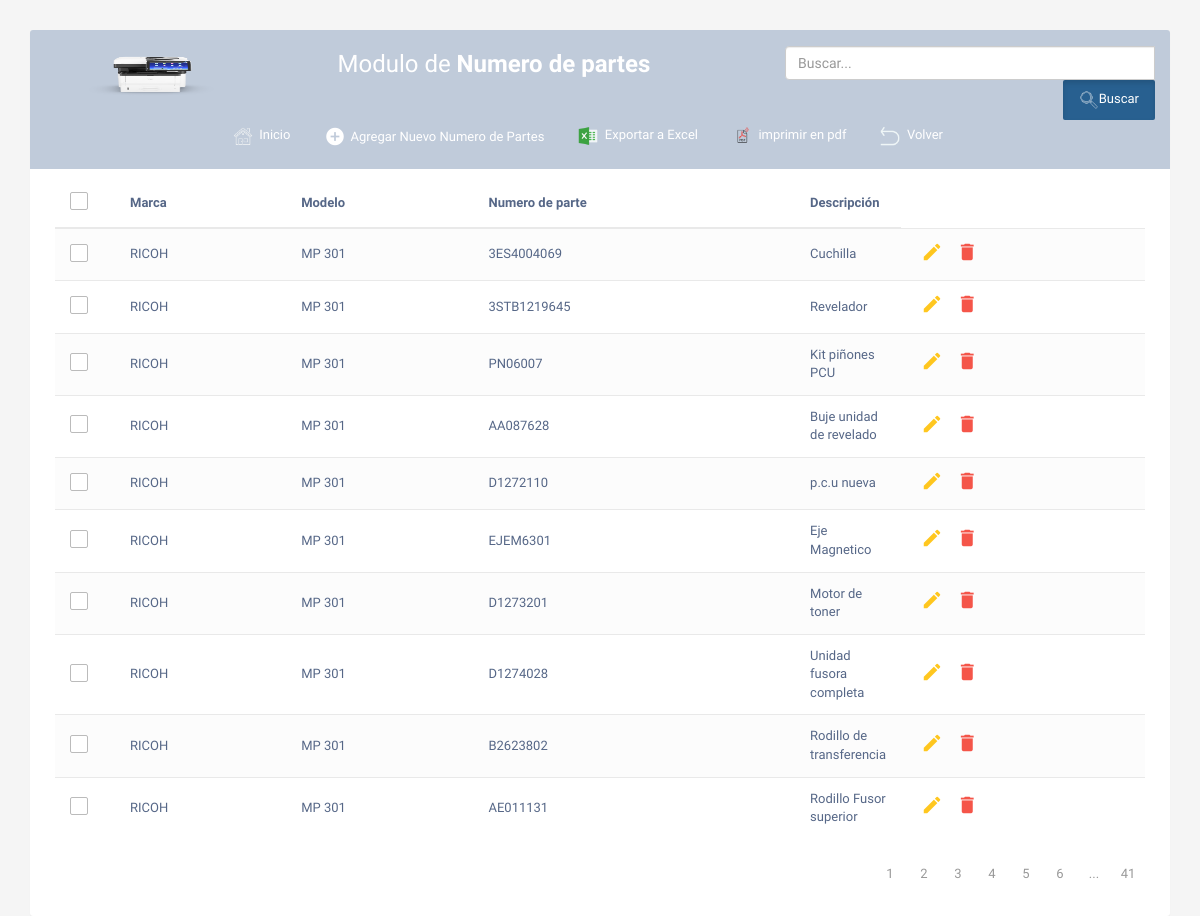
The app's page /numParte-list/ (signed in) with its own data.
### apptaller/models.py (models this page shows, shortened)
class NumParte(models.Model):
    marca = models.CharField(max_length=15)
    modelo = models.CharField(max_length=15)
    numero_parte = models.CharField(max_length=30)
    descripcion = models.CharField(max_length=50)

### apptaller/views.py (the view, shortened to what this page needs)
# urls.py: path('numParte-list/', login_required(views.numParteList), name='numParte-list'),
def numParteList(request):
    busqueda = request.GET.get("buscar")
    numParte_queryset = NumParte.objects.all()
    page = request.GET.get('page', 1)
    try:
        paginator = Paginator(numParte_queryset,10)
        numParte_queryset = paginator.page(page)
    except:
        raise Http404
    context = {'numparte' : numParte_queryset, 'paginator': paginator}
    return render(request, 'apptaller/numParte-list.html', context)

### apptaller/templates/apptaller/numParte-list.html (shortened to what this page needs)
<!DOCTYPE html>
<html lang="en">
<head>
<link rel="stylesheet" href="https://maxcdn.bootstrapcdn.com/font-awesome/4.7.0/css/font-awesome.min.css">
<link rel="stylesheet" href="https://maxcdn.bootstrapcdn.com/bootstrap/3.3.7/css/bootstrap.min.css">
  <body>
    <div class="container">
        <div class="table-wrapper">
            <div class="table-title">
                <div class="row">
                    <div class="col-sm-3">
                        <img class="logo" src="/apptaller/static/media/logo.png" class="rounded float-left" alt="logo">
                       </div>
                    <div class="col-sm-5">
						<h2>Modulo de <b>Numero de partes</b></h2>
					</div>
					<form action="" method="get">
						<div class="input-group col-md-4">
							<input type="text" class="form-control" placeholder="Buscar..." name="buscar">
							<span class="input-group-list">
								<button type="submit" class="btn btn-primary btn-lg active"><img class="icon" src="/apptaller/static/media/buscar3.png" alt="Taller">Buscar</button>
							</span>
						</div>
					</form>
					<div class="col-sm-10">
						<a href="/numParte-list/" class="btn btn-outline-success" role="button" aria-pressed="true"><img class="icon" src="/apptaller/static/media/4829864_arrow_back_left_icon.png" alt="Inicio">&nbsp;&nbsp;Volver</a>
						<a href="/pdf-clientes/" target="_blank" class="btn btn-outline-success" role="button" aria-pressed="true"><img class="icon" src="/apptaller/static/media/pdf.ico" alt="Inicio">&nbsp;&nbsp;imprimir en pdf</a>
						<a href="{% url 'reporte_excel_clientes' %}" class="btn btn-outline-success" role="button" aria-pressed="true"><img class="icon" src="/apptaller/static/media/excel.ico" alt="Inicio">&nbsp;&nbsp;Exportar a Excel</a>
						<a href="#addEmployeeModal" class="btn btn-outline-success" data-toggle="modal"><i class="material-icons">&#xE147;</i> <span>Agregar Nuevo Numero de Partes</span></a>
                        <a href="/" class="btn btn-outline-success" role="button" aria-pressed="true"><img class="icon" src="/apptaller/static/media/home.png" alt="Inicio">&nbsp;&nbsp;Inicio</a>
					</div>
                </div>
            </div>
            <table class="table table-striped table-hover">
                <thead>
                    <tr>
						<th>
							<span class="custom-checkbox">
								<label for="selectAll"></label>
							</span>
						</th>
                        <th>Marca</th>
                        <th>Modelo</th>
						<th>Numero de parte</th>
                        <th>Descripción</th>
                    </tr>
                </thead>
                <tbody>
				{% for i in numparte %}
                    <tr>
						<td>
							<span class="custom-checkbox">
								<label for="checkbox1"></label>
							</span>
						</td>
                        <td>{{i.marca}}</td>
                        <td>{{i.modelo}}</td>
                        <td>{{i.numero_parte}}</td>
                        <td>{{i.descripcion}}</td>
                        <td>
                            <a href="#editEmployeeModal-{{forloop.counter}}" class="edit" data-toggle="modal"><i class="material-icons" data-toggle="tooltip" title="Edit">&#xE254;</i></a>
                            <a href="#deleteEmployeeModal-{{forloop.counter}}" class="delete" data-toggle="modal"><i class="material-icons" data-toggle="tooltip" title="Delete">&#xE872;</i></a>
                        </td>
					</tr>
				{% endfor %}
                </tbody>
            </table>
			<div>{% include 'paginator.html' %}</div>
        </div>
    </div>
</body>
</html>

### apptaller/templates/apptaller/numParte-list.html (style rules this page uses)
body { color: #566787; background: #f5f5f5; font-family: 'Varela Round', sans-serif; font-size: 13px; }
.table-wrapper { background: #fff; padding: 20px 25px; margin: 30px 0; border-radius: 3px; box-shadow: 0 1px 1px rgba(0,0,0,.05); }
.table-title { padding-bottom: 15px; background: #c0cbda; color: #fff; padding: 16px 30px; margin: -20px -25px 10px; border-radius: 3px 3px 0 0; }
.table-title h2 { margin: 5px 0 0; font-size: 24px; }
.table-title .btn { color: #fff; float: right; font-size: 13px; border: none; min-width: 50px; border-radius: 2px; border: none; outline: none !important; margin-left: 10px; }
.table-title .btn i { float: left; font-size: 21px; margin-right: 5px; }
.table-title .btn span { float: left; margin-top: 2px; }
table.table tr th, table.table tr td { border-color: #e9e9e9; padding: 12px 15px; vertical-align: middle; }
table.table tr th:first-child { width: 60px; }
table.table tr th:last-child { width: 100px; }
table.table-striped tbody tr:nth-of-type(odd) { background-color: #fcfcfc; }
table.table td:last-child i { opacity: 0.9; font-size: 22px; margin: 0 5px; }
table.table td a { font-weight: bold; color: #566787; display: inline-block; text-decoration: none; outline: none !important; }
table.table td a.edit { color: #FFC107; }
table.table td a.delete { color: #F44336; }
table.table td i { font-size: 19px; }
.custom-checkbox { position: relative; }
.custom-checkbox label:before { width: 18px; height: 18px; }
.custom-checkbox label:before { content: ''; margin-right: 10px; display: inline-block; vertical-align: text-top; background: white; border: 1px solid #bbb; border-radius: 2px; box-sizing: border-box; z-index: 2; }
img.icon { flex: 1; height: 20px; width: 20px; }
img.logo { flex: 1; height: 60px; width: 180px; }

### records on screen
NumParte: marca "RICOH", modelo "MP 301", numero_parte "3ES4004069", descripcion "Cuchilla"
NumParte: marca "RICOH", modelo "MP 301", numero_parte "3STB1219645", descripcion "Revelador"
NumParte: marca "RICOH", modelo "MP 301", numero_parte "PN06007", descripcion "Kit piñones PCU"
NumParte: marca "RICOH", modelo "MP 301", numero_parte "AA087628", descripcion "Buje unidad de revelado"
NumParte: marca "RICOH", modelo "MP 301", numero_parte "D1272110", descripcion "p.c.u nueva"
NumParte: marca "RICOH", modelo "MP 301", numero_parte "EJEM6301", descripcion "Eje Magnetico"
NumParte: marca "RICOH", modelo "MP 301", numero_parte "D1273201", descripcion "Motor de toner"
NumParte: marca "RICOH", modelo "MP 301", numero_parte "D1274028", descripcion "Unidad fusora completa"
NumParte: marca "RICOH", modelo "MP 301", numero_parte "B2623802", descripcion "Rodillo de transferencia"
NumParte: marca "RICOH", modelo "MP 301", numero_parte "AE011131", descripcion "Rodillo Fusor superior"

### other values on screen
{{ page }} "1" "2" "3" "4" "5" "6"
{{ paginator.num_pages }} "41"
